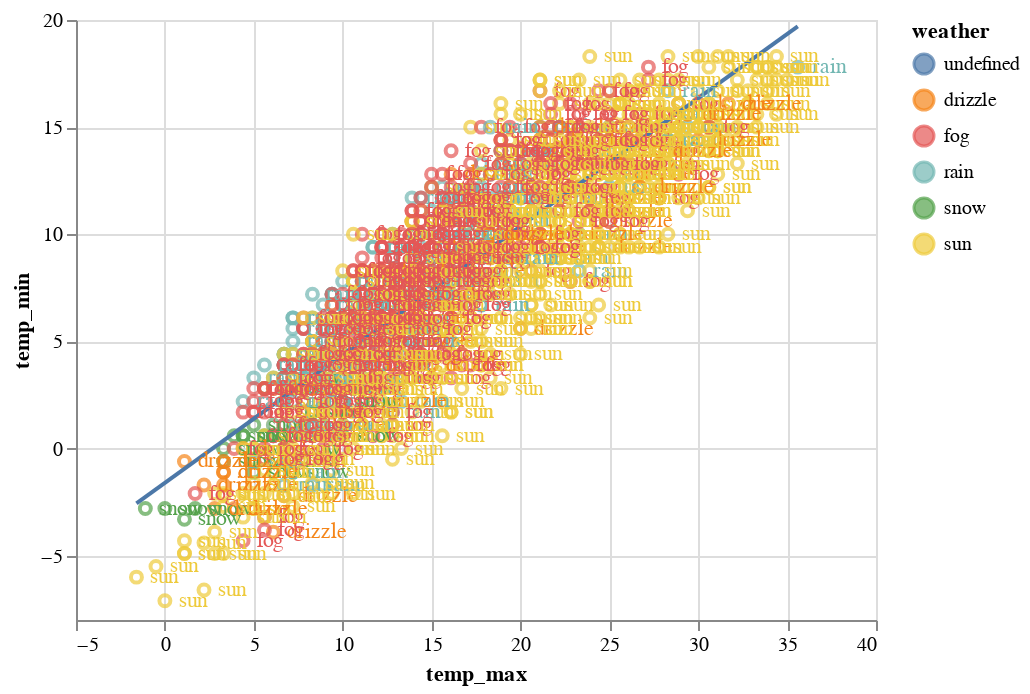

Notebook code for this chart:
### Code cell
text = fig.mark_text(
    align='left',
    baseline='middle',
    dx=7
).encode(
    text='weather'
)

final_plot + text

### Figure 1 — Vega-Lite specification as saved in the notebook (floating-point values rounded to 4 significant figures; data arrays with more than 128 entries replaced by an {"elided": "..."} marker saying what was removed)
{"config": {"view": {"continuousWidth": 400, "continuousHeight": 300}}, "layer": [{"mark": "point", "encoding": {"color": {"field": "weather", "type": "nominal"}, "x": {"field": "temp_max", "type": "quantitative"}, "y": {"field": "temp_min", "type": "quantitative"}}}, {"mark": "line", "encoding": {"color": {"field": "weather", "type": "nominal"}, "x": {"field": "temp_max", "type": "quantitative"}, "y": {"field": "temp_min", "type": "quantitative"}}, "transform": [{"on": "temp_max", "regression": "temp_min"}]}, {"mark": {"type": "text", "align": "left", "baseline": "middle", "dx": 7}, "encoding": {"color": {"field": "weather", "type": "nominal"}, "text": {"field": "weather", "type": "nominal"}, "x": {"field": "temp_max", "type": "quantitative"}, "y": {"field": "temp_min", "type": "quantitative"}}}], "data": {"name": "data-830c39fec90146253fb06a06c26374ef"}, "$schema": "https://vega.github.io/schema/vega-lite/v4.17.0.json", "datasets": {"data-830c39fec90146253fb06a06c26374ef": {"elided": "1461 records"}}}
